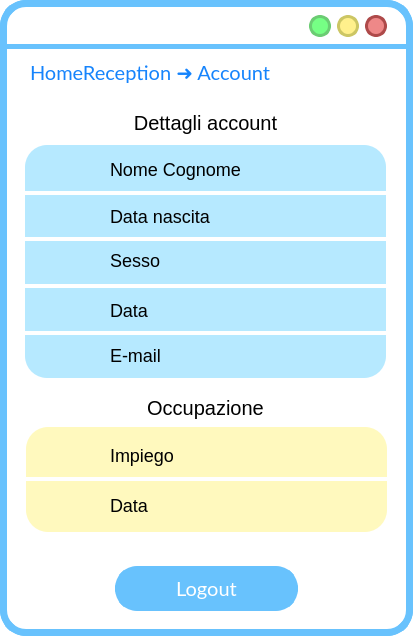
<?xml version="1.0" encoding="UTF-8"?>
<ui version="4.0">
 <class>MainWindow</class>
 <widget class="QMainWindow" name="MainWindow">
  <property name="geometry">
   <rect>
    <x>0</x>
    <y>0</y>
    <width>413</width>
    <height>636</height>
   </rect>
  </property>
  <property name="cursor">
   <cursorShape>ArrowCursor</cursorShape>
  </property>
  <property name="windowTitle">
   <string>MainWindow</string>
  </property>
  <property name="styleSheet">
   <string notr="true">QWidget{
background:rgb(255, 255, 255);
border-radius:26px;
border-color:rgb(104, 194, 253);
border-style: solid;
border-width:7;
}
QLabel{
border-width:0;
font: 20pt &quot;Lato Light&quot;;
}</string>
  </property>
  <widget class="QWidget" name="centralwidget">
   <widget class="QLabel" name="label">
    <property name="geometry">
     <rect>
      <x>0</x>
      <y>44</y>
      <width>641</width>
      <height>5</height>
     </rect>
    </property>
    <property name="styleSheet">
     <string notr="true">background-color:rgb(104, 194, 253);</string>
    </property>
    <property name="text">
     <string/>
    </property>
   </widget>
   <widget class="QLabel" name="label_2">
    <property name="geometry">
     <rect>
      <x>25</x>
      <y>145</y>
      <width>361</width>
      <height>233</height>
     </rect>
    </property>
    <property name="styleSheet">
     <string notr="true">left: 790px;
top: 159px;
width: 437px;
height: 650px;
line-height: 20px;
border-radius: 22px;
background-color: rgba(182, 233, 255, 255);
text-align: center;</string>
    </property>
    <property name="text">
     <string/>
    </property>
   </widget>
   <widget class="QPushButton" name="reduceButton">
    <property name="geometry">
     <rect>
      <x>309</x>
      <y>15</y>
      <width>22</width>
      <height>22</height>
     </rect>
    </property>
    <property name="sizePolicy">
     <sizepolicy hsizetype="Fixed" vsizetype="Fixed">
      <horstretch>0</horstretch>
      <verstretch>0</verstretch>
     </sizepolicy>
    </property>
    <property name="minimumSize">
     <size>
      <width>22</width>
      <height>22</height>
     </size>
    </property>
    <property name="maximumSize">
     <size>
      <width>24</width>
      <height>24</height>
     </size>
    </property>
    <property name="cursor">
     <cursorShape>PointingHandCursor</cursorShape>
    </property>
    <property name="styleSheet">
     <string notr="true">QPushButton{
 background-color:#76ff85;
 border-style: solid;
 border-radius:11px;
font: 18pt &quot;Candara&quot;;
border-color:#6bcc73;
border-width:3;
}

QPushButton::pressed{
	background-color : white;
	border-color:#6bcc73;
	border-width:3;
}
</string>
    </property>
    <property name="text">
     <string/>
    </property>
   </widget>
   <widget class="QPushButton" name="exitButton">
    <property name="geometry">
     <rect>
      <x>365</x>
      <y>15</y>
      <width>22</width>
      <height>22</height>
     </rect>
    </property>
    <property name="sizePolicy">
     <sizepolicy hsizetype="Fixed" vsizetype="Fixed">
      <horstretch>0</horstretch>
      <verstretch>0</verstretch>
     </sizepolicy>
    </property>
    <property name="minimumSize">
     <size>
      <width>22</width>
      <height>22</height>
     </size>
    </property>
    <property name="maximumSize">
     <size>
      <width>24</width>
      <height>24</height>
     </size>
    </property>
    <property name="cursor">
     <cursorShape>PointingHandCursor</cursorShape>
    </property>
    <property name="styleSheet">
     <string notr="true">QPushButton{
 background-color:#ee8888;
 border-style: solid;
 border-radius:11px;
font: 18pt &quot;Candara&quot;;
border-color:#ae4a4a;
border-width:3;
}

QPushButton::pressed{
	background-color : white;
	border-color:#ae4a4a;
	border-width:3;
}
</string>
    </property>
    <property name="text">
     <string/>
    </property>
   </widget>
   <widget class="QPushButton" name="maximizeButton">
    <property name="geometry">
     <rect>
      <x>337</x>
      <y>15</y>
      <width>22</width>
      <height>22</height>
     </rect>
    </property>
    <property name="sizePolicy">
     <sizepolicy hsizetype="Fixed" vsizetype="Fixed">
      <horstretch>0</horstretch>
      <verstretch>0</verstretch>
     </sizepolicy>
    </property>
    <property name="minimumSize">
     <size>
      <width>20</width>
      <height>20</height>
     </size>
    </property>
    <property name="maximumSize">
     <size>
      <width>24</width>
      <height>24</height>
     </size>
    </property>
    <property name="cursor">
     <cursorShape>PointingHandCursor</cursorShape>
    </property>
    <property name="styleSheet">
     <string notr="true">QPushButton{
 background-color:#fff08c	;
 border-style: solid;
 border-radius:11px;
font: 18pt &quot;Candara&quot;;
border-color:#ccc664;
border-width:3;
}

QPushButton::pressed{
	background-color : white;
	border-color:#ccc664;
	border-width:3;
}
</string>
    </property>
    <property name="text">
     <string/>
    </property>
   </widget>
   <widget class="QLabel" name="label_18">
    <property name="geometry">
     <rect>
      <x>357</x>
      <y>57</y>
      <width>36</width>
      <height>36</height>
     </rect>
    </property>
    <property name="font">
     <font>
      <family>Lato Light</family>
      <pointsize>20</pointsize>
      <weight>50</weight>
      <italic>false</italic>
      <bold>false</bold>
     </font>
    </property>
    <property name="cursor">
     <cursorShape>PointingHandCursor</cursorShape>
    </property>
    <property name="autoFillBackground">
     <bool>false</bool>
    </property>
    <property name="styleSheet">
     <string notr="true">background-color: rgba(255, 255, 255,0);</string>
    </property>
    <property name="text">
     <string/>
    </property>
    <property name="pixmap">
     <pixmap resource="res/res.qrc">:/icons/arrow_back_FILL1_wght700_GRAD200_opsz48_risultato.png</pixmap>
    </property>
    <property name="scaledContents">
     <bool>true</bool>
    </property>
   </widget>
   <widget class="QLabel" name="titoloLabel">
    <property name="geometry">
     <rect>
      <x>30</x>
      <y>57</y>
      <width>301</width>
      <height>31</height>
     </rect>
    </property>
    <property name="font">
     <font>
      <family>Lato</family>
      <pointsize>14</pointsize>
      <weight>50</weight>
      <italic>false</italic>
      <bold>false</bold>
     </font>
    </property>
    <property name="styleSheet">
     <string notr="true">font-size: 20px;
text-align: left;
background-color: rgba(255, 255, 255,0);
color: #1684FC;
font: 14pt &quot;Lato&quot;;</string>
    </property>
    <property name="text">
     <string>HomeReception ➜ Account</string>
    </property>
   </widget>
   <widget class="QLabel" name="label_3">
    <property name="geometry">
     <rect>
      <x>20</x>
      <y>10</y>
      <width>171</width>
      <height>31</height>
     </rect>
    </property>
    <property name="cursor">
     <cursorShape>SizeAllCursor</cursorShape>
    </property>
    <property name="styleSheet">
     <string notr="true">color: rgba(255, 255, 255,0);
background-color:rgba(255, 255, 255,0);</string>
    </property>
    <property name="text">
     <string/>
    </property>
   </widget>
   <widget class="QLabel" name="label_7">
    <property name="geometry">
     <rect>
      <x>20</x>
      <y>477</y>
      <width>370</width>
      <height>4</height>
     </rect>
    </property>
    <property name="sizePolicy">
     <sizepolicy hsizetype="Fixed" vsizetype="Fixed">
      <horstretch>0</horstretch>
      <verstretch>0</verstretch>
     </sizepolicy>
    </property>
    <property name="styleSheet">
     <string notr="true">width: 314px;
height: 180px;
border-radius: 0;
background-color: rgb(255, 255, 255);
text-align: center;</string>
    </property>
    <property name="text">
     <string/>
    </property>
    <property name="scaledContents">
     <bool>true</bool>
    </property>
    <property name="alignment">
     <set>Qt::AlignCenter</set>
    </property>
    <property name="margin">
     <number>10</number>
    </property>
    <property name="indent">
     <number>0</number>
    </property>
   </widget>
   <widget class="QLabel" name="label_4">
    <property name="geometry">
     <rect>
      <x>26</x>
      <y>427</y>
      <width>361</width>
      <height>105</height>
     </rect>
    </property>
    <property name="styleSheet">
     <string notr="true">left: 700px;
top: 603px;
width: 349px;
height: 78px;
line-height: 20px;
border-radius: 22px;
background-color: rgba(255, 249, 190);
text-align: center;</string>
    </property>
    <property name="text">
     <string/>
    </property>
   </widget>
   <widget class="QPushButton" name="ricercaButton">
    <property name="geometry">
     <rect>
      <x>115</x>
      <y>566</y>
      <width>183</width>
      <height>45</height>
     </rect>
    </property>
    <property name="font">
     <font>
      <family>Lato</family>
      <pointsize>15</pointsize>
      <weight>50</weight>
      <italic>false</italic>
      <bold>false</bold>
     </font>
    </property>
    <property name="cursor">
     <cursorShape>PointingHandCursor</cursorShape>
    </property>
    <property name="autoFillBackground">
     <bool>false</bool>
    </property>
    <property name="styleSheet">
     <string notr="true">QPushButton{
 background-color:rgb(104, 194, 253);
 border-style: solid;
 border-radius:22px;
color: rgb(255, 255, 255);
	font: 15pt &quot;Lato&quot;;
}

QPushButton::hover{


	border-color : rgb(15, 138, 204);
	color: white;
border-width:0;
}

QPushButton::pressed{
	border-color:rgb(104, 194, 253);
	border-width:4;
	background-color : white;
	color:rgb(104, 194, 253);
}
</string>
    </property>
    <property name="text">
     <string>Logout</string>
    </property>
   </widget>
   <widget class="QLabel" name="label_20">
    <property name="geometry">
     <rect>
      <x>10</x>
      <y>387</y>
      <width>391</width>
      <height>41</height>
     </rect>
    </property>
    <property name="styleSheet">
     <string notr="true">font-size: 20px;
text-align: left;
background-color: rgba(255, 255, 255,0);
</string>
    </property>
    <property name="text">
     <string>Occupazione</string>
    </property>
    <property name="alignment">
     <set>Qt::AlignCenter</set>
    </property>
   </widget>
   <widget class="QLabel" name="label_21">
    <property name="geometry">
     <rect>
      <x>10</x>
      <y>102</y>
      <width>391</width>
      <height>41</height>
     </rect>
    </property>
    <property name="styleSheet">
     <string notr="true">font-size: 20px;
text-align: left;
background-color: rgba(255, 255, 255,0);
</string>
    </property>
    <property name="text">
     <string>Dettagli account</string>
    </property>
    <property name="alignment">
     <set>Qt::AlignCenter</set>
    </property>
   </widget>
   <widget class="QLabel" name="label_8">
    <property name="geometry">
     <rect>
      <x>20</x>
      <y>284</y>
      <width>370</width>
      <height>4</height>
     </rect>
    </property>
    <property name="sizePolicy">
     <sizepolicy hsizetype="Fixed" vsizetype="Fixed">
      <horstretch>0</horstretch>
      <verstretch>0</verstretch>
     </sizepolicy>
    </property>
    <property name="styleSheet">
     <string notr="true">width: 314px;
height: 180px;
border-radius: 0;
background-color: rgb(255, 255, 255);
text-align: center;</string>
    </property>
    <property name="text">
     <string/>
    </property>
    <property name="scaledContents">
     <bool>true</bool>
    </property>
    <property name="alignment">
     <set>Qt::AlignCenter</set>
    </property>
    <property name="margin">
     <number>10</number>
    </property>
    <property name="indent">
     <number>0</number>
    </property>
   </widget>
   <widget class="QLabel" name="label_9">
    <property name="geometry">
     <rect>
      <x>20</x>
      <y>331</y>
      <width>370</width>
      <height>4</height>
     </rect>
    </property>
    <property name="sizePolicy">
     <sizepolicy hsizetype="Fixed" vsizetype="Fixed">
      <horstretch>0</horstretch>
      <verstretch>0</verstretch>
     </sizepolicy>
    </property>
    <property name="styleSheet">
     <string notr="true">width: 314px;
height: 180px;
border-radius: 0;
background-color: rgb(255, 255, 255);
text-align: center;</string>
    </property>
    <property name="text">
     <string/>
    </property>
    <property name="scaledContents">
     <bool>true</bool>
    </property>
    <property name="alignment">
     <set>Qt::AlignCenter</set>
    </property>
    <property name="margin">
     <number>10</number>
    </property>
    <property name="indent">
     <number>0</number>
    </property>
   </widget>
   <widget class="QLabel" name="label_10">
    <property name="geometry">
     <rect>
      <x>20</x>
      <y>237</y>
      <width>370</width>
      <height>4</height>
     </rect>
    </property>
    <property name="sizePolicy">
     <sizepolicy hsizetype="Fixed" vsizetype="Fixed">
      <horstretch>0</horstretch>
      <verstretch>0</verstretch>
     </sizepolicy>
    </property>
    <property name="styleSheet">
     <string notr="true">width: 314px;
height: 180px;
border-radius: 0;
background-color: rgb(255, 255, 255);
text-align: center;</string>
    </property>
    <property name="text">
     <string/>
    </property>
    <property name="scaledContents">
     <bool>true</bool>
    </property>
    <property name="alignment">
     <set>Qt::AlignCenter</set>
    </property>
    <property name="margin">
     <number>10</number>
    </property>
    <property name="indent">
     <number>0</number>
    </property>
   </widget>
   <widget class="QLabel" name="label_11">
    <property name="geometry">
     <rect>
      <x>20</x>
      <y>191</y>
      <width>370</width>
      <height>4</height>
     </rect>
    </property>
    <property name="sizePolicy">
     <sizepolicy hsizetype="Fixed" vsizetype="Fixed">
      <horstretch>0</horstretch>
      <verstretch>0</verstretch>
     </sizepolicy>
    </property>
    <property name="styleSheet">
     <string notr="true">width: 314px;
height: 180px;
border-radius: 0;
background-color: rgb(255, 255, 255);
text-align: center;</string>
    </property>
    <property name="text">
     <string/>
    </property>
    <property name="scaledContents">
     <bool>true</bool>
    </property>
    <property name="alignment">
     <set>Qt::AlignCenter</set>
    </property>
    <property name="margin">
     <number>10</number>
    </property>
    <property name="indent">
     <number>0</number>
    </property>
   </widget>
   <widget class="QLabel" name="label_17">
    <property name="geometry">
     <rect>
      <x>50</x>
      <y>152</y>
      <width>34</width>
      <height>34</height>
     </rect>
    </property>
    <property name="styleSheet">
     <string notr="true">background-color: rgba(182, 233, 255);</string>
    </property>
    <property name="text">
     <string/>
    </property>
    <property name="pixmap">
     <pixmap resource="res/res.qrc">:/icons/person_FILL1_wght600_GRAD200_opsz48_risultato.png</pixmap>
    </property>
    <property name="scaledContents">
     <bool>true</bool>
    </property>
   </widget>
   <widget class="QLabel" name="label_12">
    <property name="geometry">
     <rect>
      <x>50</x>
      <y>199</y>
      <width>34</width>
      <height>34</height>
     </rect>
    </property>
    <property name="styleSheet">
     <string notr="true">background-color: rgba(182, 233, 255);</string>
    </property>
    <property name="text">
     <string/>
    </property>
    <property name="pixmap">
     <pixmap resource="res/res.qrc">:/icons/cake_FILL1_wght600_GRAD200_opsz48_risultato.png</pixmap>
    </property>
    <property name="scaledContents">
     <bool>true</bool>
    </property>
   </widget>
   <widget class="QLabel" name="label_13">
    <property name="geometry">
     <rect>
      <x>50</x>
      <y>244</y>
      <width>34</width>
      <height>34</height>
     </rect>
    </property>
    <property name="styleSheet">
     <string notr="true">background-color: rgba(182, 233, 255);</string>
    </property>
    <property name="text">
     <string/>
    </property>
    <property name="pixmap">
     <pixmap resource="res/res.qrc">:/icons/female_FILL1_wght600_GRAD200_opsz48_risultato.png</pixmap>
    </property>
    <property name="scaledContents">
     <bool>true</bool>
    </property>
   </widget>
   <widget class="QLabel" name="nomeLabel">
    <property name="geometry">
     <rect>
      <x>110</x>
      <y>148</y>
      <width>141</width>
      <height>43</height>
     </rect>
    </property>
    <property name="styleSheet">
     <string notr="true">font-size: 18px;
text-align: left;
background-color: rgba(255, 255, 255,0);
</string>
    </property>
    <property name="text">
     <string>Nome Cognome</string>
    </property>
   </widget>
   <widget class="QLabel" name="dataNascitaLabel">
    <property name="geometry">
     <rect>
      <x>110</x>
      <y>197</y>
      <width>131</width>
      <height>38</height>
     </rect>
    </property>
    <property name="styleSheet">
     <string notr="true">font-size: 18px;
text-align: left;
background-color: rgba(255, 255, 255,0);</string>
    </property>
    <property name="text">
     <string>Data nascita</string>
    </property>
   </widget>
   <widget class="QLabel" name="sessoLabel">
    <property name="geometry">
     <rect>
      <x>110</x>
      <y>240</y>
      <width>141</width>
      <height>41</height>
     </rect>
    </property>
    <property name="styleSheet">
     <string notr="true">font-size: 18px;
text-align: left;
background-color: rgba(255, 255, 255,0);</string>
    </property>
    <property name="text">
     <string>Sesso</string>
    </property>
   </widget>
   <widget class="QLabel" name="emailLabel">
    <property name="geometry">
     <rect>
      <x>110</x>
      <y>330</y>
      <width>171</width>
      <height>51</height>
     </rect>
    </property>
    <property name="styleSheet">
     <string notr="true">font-size: 18px;
text-align: left;
background-color: rgba(255, 255, 255,0);</string>
    </property>
    <property name="text">
     <string>E-mail</string>
    </property>
   </widget>
   <widget class="QLabel" name="impiegoLabel">
    <property name="geometry">
     <rect>
      <x>110</x>
      <y>430</y>
      <width>161</width>
      <height>51</height>
     </rect>
    </property>
    <property name="styleSheet">
     <string notr="true">font-size: 18px;
text-align: left;
background-color: rgba(255, 255, 255,0);</string>
    </property>
    <property name="text">
     <string>Impiego</string>
    </property>
   </widget>
   <widget class="QLabel" name="label_16">
    <property name="geometry">
     <rect>
      <x>50</x>
      <y>440</y>
      <width>34</width>
      <height>34</height>
     </rect>
    </property>
    <property name="styleSheet">
     <string notr="true">background-color: rgba(255, 249, 190);</string>
    </property>
    <property name="text">
     <string/>
    </property>
    <property name="pixmap">
     <pixmap resource="res/res.qrc">:/icons/work_history_FILL1_wght600_GRAD200_opsz48_risultato.png</pixmap>
    </property>
    <property name="scaledContents">
     <bool>true</bool>
    </property>
   </widget>
   <widget class="QLabel" name="label_19">
    <property name="geometry">
     <rect>
      <x>50</x>
      <y>292</y>
      <width>34</width>
      <height>34</height>
     </rect>
    </property>
    <property name="styleSheet">
     <string notr="true">background-color: rgba(182, 233, 255);</string>
    </property>
    <property name="text">
     <string/>
    </property>
    <property name="pixmap">
     <pixmap resource="res/res.qrc">:/icons/calendar_month_FILL1_wght600_GRAD200_opsz48_risultato.png</pixmap>
    </property>
    <property name="scaledContents">
     <bool>true</bool>
    </property>
   </widget>
   <widget class="QLabel" name="label_22">
    <property name="geometry">
     <rect>
      <x>50</x>
      <y>340</y>
      <width>34</width>
      <height>34</height>
     </rect>
    </property>
    <property name="styleSheet">
     <string notr="true">background-color: rgba(182, 233, 255);</string>
    </property>
    <property name="text">
     <string/>
    </property>
    <property name="pixmap">
     <pixmap resource="res/res.qrc">:/icons/mail_FILL1_wght600_GRAD200_opsz48_risultato.png</pixmap>
    </property>
    <property name="scaledContents">
     <bool>true</bool>
    </property>
   </widget>
   <widget class="QLabel" name="label_23">
    <property name="geometry">
     <rect>
      <x>50</x>
      <y>490</y>
      <width>34</width>
      <height>34</height>
     </rect>
    </property>
    <property name="styleSheet">
     <string notr="true">background-color: rgba(255, 249, 190);</string>
    </property>
    <property name="text">
     <string/>
    </property>
    <property name="pixmap">
     <pixmap resource="res/res.qrc">:/icons/calendar_month_FILL1_wght600_GRAD200_opsz48_risultato.png</pixmap>
    </property>
    <property name="scaledContents">
     <bool>true</bool>
    </property>
   </widget>
   <widget class="QLabel" name="dataImpiegoLabel">
    <property name="geometry">
     <rect>
      <x>110</x>
      <y>480</y>
      <width>161</width>
      <height>51</height>
     </rect>
    </property>
    <property name="styleSheet">
     <string notr="true">font-size: 18px;
text-align: left;
background-color: rgba(255, 255, 255,0);</string>
    </property>
    <property name="text">
     <string>Data</string>
    </property>
   </widget>
   <widget class="QLabel" name="dataLabel">
    <property name="geometry">
     <rect>
      <x>110</x>
      <y>290</y>
      <width>151</width>
      <height>41</height>
     </rect>
    </property>
    <property name="styleSheet">
     <string notr="true">font-size: 18px;
text-align: left;
background-color: rgba(255, 255, 255,0);</string>
    </property>
    <property name="text">
     <string>Data</string>
    </property>
   </widget>
   <zorder>label_4</zorder>
   <zorder>label</zorder>
   <zorder>label_2</zorder>
   <zorder>reduceButton</zorder>
   <zorder>exitButton</zorder>
   <zorder>maximizeButton</zorder>
   <zorder>label_18</zorder>
   <zorder>titoloLabel</zorder>
   <zorder>label_3</zorder>
   <zorder>label_7</zorder>
   <zorder>ricercaButton</zorder>
   <zorder>label_20</zorder>
   <zorder>label_21</zorder>
   <zorder>label_8</zorder>
   <zorder>label_9</zorder>
   <zorder>label_10</zorder>
   <zorder>label_11</zorder>
   <zorder>label_17</zorder>
   <zorder>label_12</zorder>
   <zorder>label_13</zorder>
   <zorder>nomeLabel</zorder>
   <zorder>dataNascitaLabel</zorder>
   <zorder>sessoLabel</zorder>
   <zorder>emailLabel</zorder>
   <zorder>impiegoLabel</zorder>
   <zorder>label_16</zorder>
   <zorder>label_19</zorder>
   <zorder>label_22</zorder>
   <zorder>label_23</zorder>
   <zorder>dataImpiegoLabel</zorder>
   <zorder>dataLabel</zorder>
  </widget>
 </widget>
 <resources>
  <include location="res/res.qrc"/>
 </resources>
 <connections/>
</ui>
